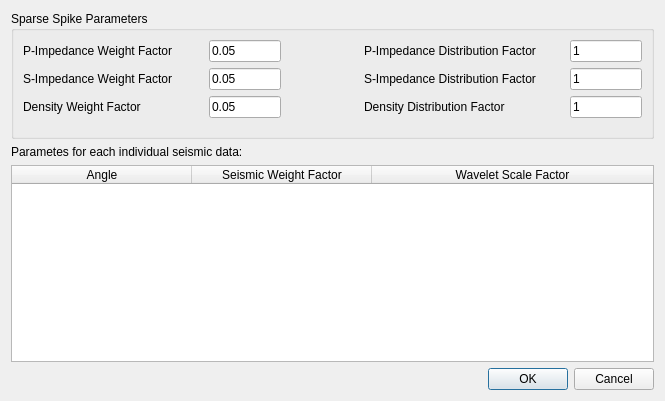
<?xml version="1.0" encoding="UTF-8"?>
<ui version="4.0">
 <class>DlgAVOCSSIAdvanced</class>
 <widget class="QDialog" name="DlgAVOCSSIAdvanced">
  <property name="geometry">
   <rect>
    <x>0</x>
    <y>0</y>
    <width>665</width>
    <height>401</height>
   </rect>
  </property>
  <property name="windowTitle">
   <string>Dialog</string>
  </property>
  <layout class="QGridLayout" name="gridLayout_2">
   <item row="0" column="0" colspan="2">
    <widget class="QGroupBox" name="groupBox">
     <property name="title">
      <string>Sparse Spike Parameters</string>
     </property>
     <layout class="QGridLayout" name="gridLayout">
      <property name="bottomMargin">
       <number>18</number>
      </property>
      <item row="0" column="0">
       <widget class="QLabel" name="m_pLabelRDistri">
        <property name="minimumSize">
         <size>
          <width>180</width>
          <height>0</height>
         </size>
        </property>
        <property name="text">
         <string>P-Impedance Weight Factor</string>
        </property>
       </widget>
      </item>
      <item row="2" column="4">
       <widget class="QLineEdit" name="m_pLineEdtDSigma">
        <property name="maximumSize">
         <size>
          <width>80</width>
          <height>16777215</height>
         </size>
        </property>
        <property name="text">
         <string>1</string>
        </property>
       </widget>
      </item>
      <item row="2" column="3">
       <widget class="QLabel" name="m_pLabelRWeight_3">
        <property name="text">
         <string>Density Distribution Factor</string>
        </property>
       </widget>
      </item>
      <item row="1" column="3">
       <widget class="QLabel" name="m_pLabelRWeight_2">
        <property name="text">
         <string>S-Impedance Distribution Factor</string>
        </property>
       </widget>
      </item>
      <item row="0" column="3">
       <widget class="QLabel" name="m_pLabelRWeight">
        <property name="minimumSize">
         <size>
          <width>200</width>
          <height>0</height>
         </size>
        </property>
        <property name="text">
         <string>P-Impedance Distribution Factor</string>
        </property>
       </widget>
      </item>
      <item row="1" column="2">
       <spacer name="horizontalSpacer_5">
        <property name="orientation">
         <enum>Qt::Horizontal</enum>
        </property>
        <property name="sizeHint" stdset="0">
         <size>
          <width>86</width>
          <height>20</height>
         </size>
        </property>
       </spacer>
      </item>
      <item row="1" column="0">
       <widget class="QLabel" name="m_pLabelRDistri_2">
        <property name="text">
         <string>S-Impedance Weight Factor</string>
        </property>
       </widget>
      </item>
      <item row="1" column="4">
       <widget class="QLineEdit" name="m_pLineEdtSSigma">
        <property name="maximumSize">
         <size>
          <width>80</width>
          <height>16777215</height>
         </size>
        </property>
        <property name="text">
         <string>1</string>
        </property>
       </widget>
      </item>
      <item row="2" column="2">
       <spacer name="horizontalSpacer_6">
        <property name="orientation">
         <enum>Qt::Horizontal</enum>
        </property>
        <property name="sizeHint" stdset="0">
         <size>
          <width>86</width>
          <height>20</height>
         </size>
        </property>
       </spacer>
      </item>
      <item row="1" column="1">
       <widget class="QLineEdit" name="m_pLineEdtSAlpha">
        <property name="maximumSize">
         <size>
          <width>80</width>
          <height>16777215</height>
         </size>
        </property>
        <property name="text">
         <string>0.05</string>
        </property>
       </widget>
      </item>
      <item row="2" column="1">
       <widget class="QLineEdit" name="m_pLineEdtDAlpha">
        <property name="maximumSize">
         <size>
          <width>80</width>
          <height>16777215</height>
         </size>
        </property>
        <property name="text">
         <string>0.05</string>
        </property>
       </widget>
      </item>
      <item row="0" column="1">
       <widget class="QLineEdit" name="m_pLineEdtPAlpha">
        <property name="maximumSize">
         <size>
          <width>80</width>
          <height>16777215</height>
         </size>
        </property>
        <property name="text">
         <string>0.05</string>
        </property>
       </widget>
      </item>
      <item row="0" column="2">
       <spacer name="horizontalSpacer_4">
        <property name="orientation">
         <enum>Qt::Horizontal</enum>
        </property>
        <property name="sizeHint" stdset="0">
         <size>
          <width>86</width>
          <height>20</height>
         </size>
        </property>
       </spacer>
      </item>
      <item row="2" column="0">
       <widget class="QLabel" name="m_pLabelRDistri_3">
        <property name="text">
         <string>Density Weight Factor</string>
        </property>
       </widget>
      </item>
      <item row="0" column="4">
       <widget class="QLineEdit" name="m_pLineEdtPSigma">
        <property name="maximumSize">
         <size>
          <width>80</width>
          <height>16777215</height>
         </size>
        </property>
        <property name="text">
         <string>1</string>
        </property>
       </widget>
      </item>
     </layout>
    </widget>
   </item>
   <item row="1" column="0">
    <widget class="QLabel" name="label">
     <property name="text">
      <string>Parametes for each individual seismic data:</string>
     </property>
    </widget>
   </item>
   <item row="2" column="0" colspan="2">
    <widget class="QTableWidget" name="m_pTable">
     <attribute name="horizontalHeaderCascadingSectionResizes">
      <bool>false</bool>
     </attribute>
     <attribute name="horizontalHeaderDefaultSectionSize">
      <number>180</number>
     </attribute>
     <attribute name="horizontalHeaderMinimumSectionSize">
      <number>100</number>
     </attribute>
     <attribute name="horizontalHeaderStretchLastSection">
      <bool>true</bool>
     </attribute>
     <attribute name="verticalHeaderStretchLastSection">
      <bool>false</bool>
     </attribute>
     <column>
      <property name="text">
       <string>Angle</string>
      </property>
     </column>
     <column>
      <property name="text">
       <string>Seismic Weight Factor</string>
      </property>
     </column>
     <column>
      <property name="text">
       <string>Wavelet Scale Factor</string>
      </property>
     </column>
    </widget>
   </item>
   <item row="3" column="1">
    <widget class="QDialogButtonBox" name="buttonBox">
     <property name="orientation">
      <enum>Qt::Horizontal</enum>
     </property>
     <property name="standardButtons">
      <set>QDialogButtonBox::Cancel|QDialogButtonBox::Ok</set>
     </property>
    </widget>
   </item>
  </layout>
 </widget>
 <resources/>
 <connections>
  <connection>
   <sender>buttonBox</sender>
   <signal>accepted()</signal>
   <receiver>DlgAVOCSSIAdvanced</receiver>
   <slot>accept()</slot>
   <hints>
    <hint type="sourcelabel">
     <x>248</x>
     <y>254</y>
    </hint>
    <hint type="destinationlabel">
     <x>157</x>
     <y>274</y>
    </hint>
   </hints>
  </connection>
  <connection>
   <sender>buttonBox</sender>
   <signal>rejected()</signal>
   <receiver>DlgAVOCSSIAdvanced</receiver>
   <slot>reject()</slot>
   <hints>
    <hint type="sourcelabel">
     <x>316</x>
     <y>260</y>
    </hint>
    <hint type="destinationlabel">
     <x>286</x>
     <y>274</y>
    </hint>
   </hints>
  </connection>
 </connections>
</ui>
